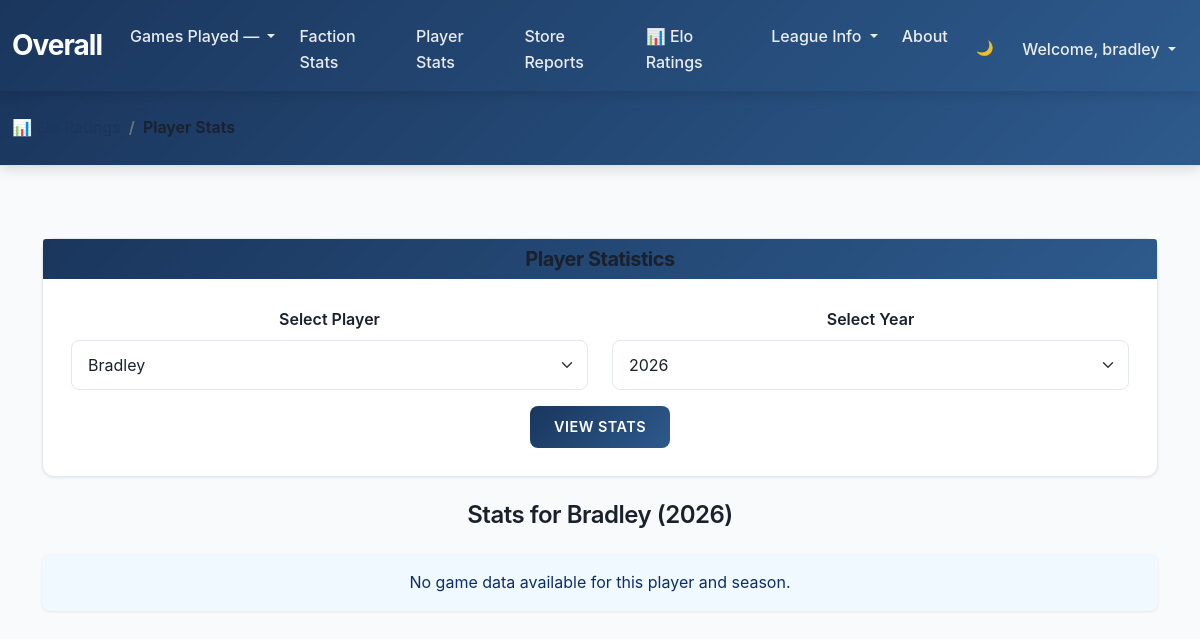
The page /playerstats (signed in) on the database as committed earlier.
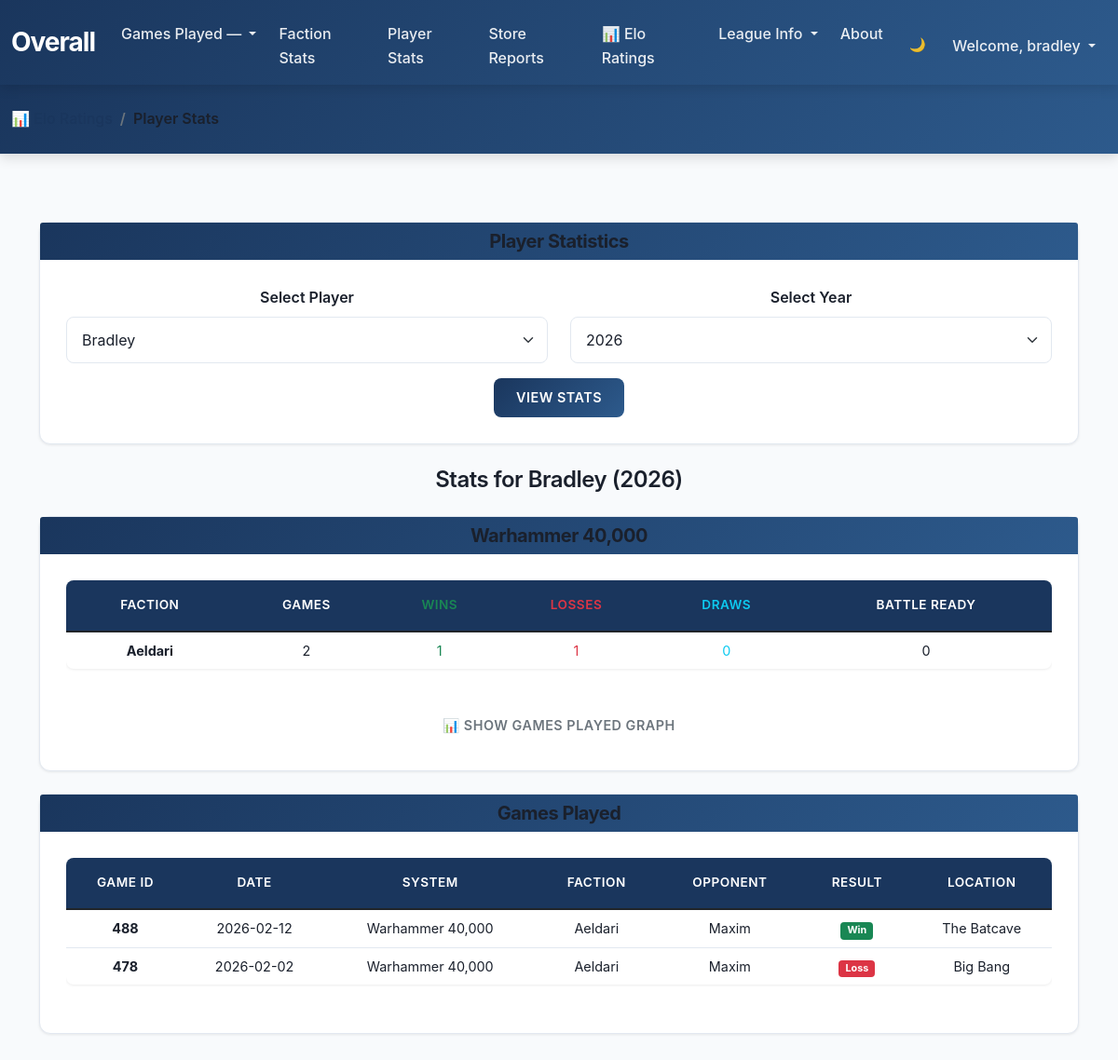
The same page on the database as committed later.
### tables this page shows
CREATE TABLE game_participants (
    game_id            INTEGER NOT NULL,
    player_id          INTEGER NOT NULL,        -- users.user_id
    faction_id         INTEGER,                 -- nullable for systems without factions or unknown
    result             TEXT NOT NULL CHECK (result IN ('win','loss','draw')),
    painting_battle_ready INTEGER NOT NULL DEFAULT 0, -- 0/1
    score_raw          INTEGER,                 -- optional VP or mission score
    PRIMARY KEY (game_id, player_id),
    FOREIGN KEY (game_id) REFERENCES games(game_id) ON DELETE CASCADE,
    FOREIGN KEY (player_id) REFERENCES users(user_id) ON DELETE CASCADE,
    FOREIGN KEY (faction_id) REFERENCES factions(faction_id) ON DELETE SET NULL
);

CREATE TABLE systems (
    system_id          INTEGER PRIMARY KEY,
    "system_code"               TEXT NOT NULL UNIQUE,    -- e.g., 'AOS', '40K', 'BB', 'KT', 'TC', 'VW', 'SCABZ', 'SG', 'OLD', 'HH', 'OW', 'HIST'
    "system_name"               TEXT NOT NULL,
    category           TEXT NOT NULL CHECK (category IN ('AOS','40k','skirmish','mass_battle'))
);

CREATE TABLE factions (
    faction_id         INTEGER PRIMARY KEY,
    system_id          INTEGER NOT NULL,
    "faction_name"               TEXT NOT NULL,
    UNIQUE (system_id, "faction_name"),
    FOREIGN KEY (system_id) REFERENCES systems(system_id) ON DELETE CASCADE
);

CREATE TABLE games (
    game_id INTEGER PRIMARY KEY AUTOINCREMENT,
    season_id INTEGER NOT NULL,
    system_id INTEGER NOT NULL,
    played_on TEXT NOT NULL,
    location_id INTEGER NULL,
    points_band TEXT NOT NULL,
    notes TEXT NULL,
    score INTEGER NULL,
    ignored INTEGER NULL,
    CONSTRAINT fk_location FOREIGN KEY (location_id) REFERENCES locations(location_id) ON UPDATE NO ACTION ON DELETE SET NULL,
    CONSTRAINT fk_system FOREIGN KEY (system_id) REFERENCES systems(system_id) ON UPDATE NO ACTION ON DELETE RESTRICT,
    CONSTRAINT fk_season FOREIGN KEY (season_id) REFERENCES seasons(season_id) ON UPDATE NO ACTION ON DELETE CASCADE
);

CREATE TABLE users (
    user_id        INTEGER PRIMARY KEY,
    email          TEXT NOT NULL UNIQUE,
    "user_name"   TEXT NOT NULL,
    password_hash  TEXT NOT NULL,
    is_active      INTEGER NOT NULL DEFAULT 1,
    created_at     TEXT NOT NULL DEFAULT (datetime('now'))
, "full_name" TEXT NOT NULL, "is_provisional" INTEGER NULL);

CREATE TABLE locations (
    location_id        INTEGER PRIMARY KEY,
    name               TEXT NOT NULL,           -- e.g., "Top Deck", "Musgrave Hall", "Local GT"
    location_type      TEXT NOT NULL CHECK (location_type IN ('store','other','tournament')),
    city               TEXT,                    -- e.g., "Durban"
    notes              TEXT
);

### routes/stats.py (the view)
@stats_bp.route("/playerstats", methods=["GET", "POST"])
@login_required
def playerstats():
    year = CURRENT_YEAR()
    user_id = session["user_id"]
    try:
        with sqlite3.connect('GPTLeague.db') as connection:
            connection.row_factory = sqlite3.Row
            cursor = connection.cursor()
            if request.method == "GET":
                player = user_id
                selected_year = year
            else:
                player = request.form.get("player", user_id)
                selected_year = request.form.get("year", year)
                if selected_year != 'All':
                    selected_year = int(selected_year)
            if selected_year != 'All':
                start_date, end_date = season(selected_year)
            else:
                start_date = '0000-01-01'
                end_date = cursor.execute("SELECT DATE('now')").fetchone()[0]
            users_results = cursor.execute("SELECT user_name,user_id FROM users").fetchall()
            active = cursor.execute("SELECT user_name,user_id FROM users WHERE user_id=?", (player,)).fetchone()
            current_user_info = cursor.execute("SELECT user_id, user_name FROM users WHERE user_id=?", (user_id,)).fetchone()
            my_overall = cursor.execute("""
                SELECT
                    u.user_id AS player_id,
                    u.user_name AS user_name,
                    g.system_id,
                    s.system_name,
                    CASE
                        WHEN gp.result = 'win' THEN 1
                        WHEN gp.result = 'loss' THEN 0
                        WHEN gp.result = 'draw' THEN 2
                    END AS result_code,
                    gp.faction_id AS faction,
                    f.faction_name,
                    gp.game_id,
                    gp.painting_battle_ready AS battle_ready
                FROM game_participants gp
                JOIN users u ON u.user_id = gp.player_id
                JOIN factions f ON f.faction_id = gp.faction_id
                JOIN games g ON g.game_id = gp.game_id
                JOIN systems s ON s.system_id = g.system_id
                WHERE gp.player_id = ? AND g.played_on BETWEEN ? AND ?
                ORDER BY s.system_name,f.faction_name
            """, (player, start_date, end_date)).fetchall()
            factions = {}
            for row in my_overall:
                system = row["system_name"]
                faction = row["faction_name"]
                if system not in factions:
                    factions[system] = {}
                if faction not in factions[system]:
                    factions[system][faction] = {
                        "games": 0, "wins": 0, "losses": 0, "draws": 0, "battle_ready": 0
                    }
                factions[system][faction]["games"] += 1
                if row["battle_ready"]:
                    factions[system][faction]["battle_ready"] += 1
                if row["result_code"] == 1:
                    factions[system][faction]["wins"] += 1
                elif row["result_code"] == 2:
                    factions[system][faction]["draws"] += 1
                elif row["result_code"] == 0:
                    factions[system][faction]["losses"] += 1
            graphs = {}
            for system, system_factions in factions.items():
                labels = list(system_factions.keys())
                values = [f["games"] for f in system_factions.values()]
                graph = go.Figure(data=[go.Pie(labels=labels, values=values)])
                graphs[system] = json.dumps(graph, cls=plotly.utils.PlotlyJSONEncoder)
            player_games = cursor.execute("""
                SELECT
                    g.game_id,
                    g.played_on,
                    gp.result,
                    gp.faction_id,
                    f.faction_name,
                    u2.user_name AS opponent_name,
                    l.name AS location,
                    s.system_name
                FROM games g
                JOIN game_participants gp ON g.game_id = gp.game_id
                LEFT JOIN game_participants gp2 ON g.game_id = gp2.game_id AND gp2.player_id != gp.player_id
                LEFT JOIN users u2 ON gp2.player_id = u2.user_id
                LEFT JOIN factions f ON gp.faction_id = f.faction_id
                LEFT JOIN locations l ON g.location_id = l.location_id
                JOIN systems s ON g.system_id = s.system_id
                WHERE gp.player_id = ? AND g.played_on BETWEEN ? AND ?
                ORDER BY g.played_on DESC
            """, (player, start_date, end_date)).fetchall()
            years_seasons = all_seasons()
            return render_template(
                "playerstats.html",
                factions=factions,
                users=users_results,
                active=active,
                graphs=graphs,
                years=years_seasons,
                selected_year=selected_year,
                player_games=player_games
            )
    except Exception as e:
        print(f"Error: {e}")
        flash('An error occurred loading player stats', 'warning')
        return apology("An error occurred loading player stats", 400)

### helpers.py (called while the page is built)
def login_required(f):
    @wraps(f)
    def decorated_function(*args, **kwargs):
        if session.get("user_id") is None:
            return redirect("/login")
        return f(*args, **kwargs)
    return decorated_function

def CURRENT_YEAR():
    try:
        with sqlite3.connect('GPTLeague.db') as connection:
            cursor = connection.cursor()
            year = cursor.execute("SELECT year FROM seasons ORDER BY year DESC LIMIT 1").fetchone()
            return year[0] if year else None
    except Exception as e:
        print(f"Error: {e}")
        return None

def season(year):
    try:
        with sqlite3.connect('GPTLeague.db') as connection:
            cursor = connection.cursor()
            season = cursor.execute("SELECT season_id,start_date,end_date FROM seasons WHERE year = ?", (year,)).fetchone()
            if season:
                start = season[1]
                end = season[2]
                return (start,end)
            else:
                return None
    except Exception as e:
        print(f"Error: {e}")
        return None

### templates/playerstats.html (shortened to what the changed rows need)
{% extends "layout.html" %}
{% block main %}
<div class="container mt-4">
    <div class="card mb-4">
        <div class="card-header bg-primary text-white">
        </div>
        <div class="card-body">
        </div>
    </div>
    {% if active %}
    <h3 class="mb-4">Stats for {{ active.user_name|title }} ({{ selected_year }})</h3>
    {% endif %}
    {% for system, system_factions in factions.items() %}
        <div class="card mb-4">
            <div class="card-header bg-secondary text-white">
                <h5 class="mb-0">{{ system }}</h5>
            </div>
            <div class="card-body">
                <div class="table-responsive">
                    <table class="table table-sm table-hover">
                        <thead class="table-light">
                            <tr>
                                <th>Faction</th>
                                <th class="text-center">Games</th>
                                <th class="text-center text-success">Wins</th>
                                <th class="text-center text-danger">Losses</th>
                                <th class="text-center text-info">Draws</th>
                                <th class="text-center">Battle Ready</th>
                            </tr>
                        </thead>
                        <tbody>
                            {% for faction, stats in system_factions.items() %}
                                <tr>
                                    <td><strong>{{ faction }}</strong></td>
                                    <td class="text-center">{{ stats.games }}</td>
                                    <td class="text-center text-success">{{ stats.wins }}</td>
                                    <td class="text-center text-danger">{{ stats.losses }}</td>
                                    <td class="text-center text-info">{{ stats.draws }}</td>
                                    <td class="text-center">{{ stats.battle_ready }}</td>
                                </tr>
                            {% endfor %}
                        </tbody>
                    </table>
                </div>
                <details class="mt-3">
                    <summary class="btn btn-sm btn-outline-secondary">📊 Show Games Played Graph</summary>
                </details>
            </div>
        </div>
    {% endfor %}
    {% if player_games %}
    <div class="card mb-4">
        <div class="card-header bg-dark text-white">
            <h5 class="mb-0">Games Played</h5>
        </div>
        <div class="card-body">
            <div class="table-responsive">
                <table class="table table-sm table-hover">
                    <thead class="table-light">
                        <tr>
                            <th>Game ID</th>
                            <th>Date</th>
                            <th>System</th>
                            <th>Faction</th>
                            <th>Opponent</th>
                            <th class="text-center">Result</th>
                            <th>Location</th>
                        </tr>
                    </thead>
                    <tbody>
                        {% for game in player_games %}
                        <tr>
                            <td><strong>{{ game.game_id }}</strong></td>
                            <td>{{ game.played_on[:10] }}</td>
                            <td>{{ game.system_name }}</td>
                            <td>{{ game.faction_name if game.faction_name else 'N/A' }}</td>
                            <td>{{ game.opponent_name|title if game.opponent_name else 'Unknown' }}</td>
                            <td class="text-center">
                                {% if game.result == 'win' %}
                                    <span class="badge bg-success">Win</span>
                                {% elif game.result == 'loss' %}
                                    <span class="badge bg-danger">Loss</span>
                                {% elif game.result == 'draw' %}
                                    <span class="badge bg-secondary">Draw</span>
                                {% endif %}
                            </td>
                            <td>{{ game.location if game.location else 'Unknown' }}</td>
                        </tr>
                        {% endfor %}
                    </tbody>
                </table>
            </div>
        </div>
    </div>
    {% endif %}
    {% if not factions %}
        <div class="alert alert-info mt-4">
            No game data available for this player and season.
        </div>
    {% endif %}
</div>
{% endblock %}

Rows that differ between the two databases and show on the page:
added game_participants: system_name "Warhammer 40,000", faction_name "Aeldari", games "2", wins "1", losses "1", draws "0", battle_ready "0", game_id "478", played_on "2026-02-02", opponent_name "Maxim", result "Loss", name "Big Bang"
added game_participants: game_id "488", played_on "2026-02-12", system_name "Warhammer 40,000", faction_name "Aeldari", opponent_name "Maxim", result "Win", name "The Batcave", shown under "Games Played"
Other text that changed with them:
text no longer shown: "No game data available for this player and season."
text now shown: "Games Played GAME ID DATE SYSTEM FACTION OPPONENT RESULT LOCATION"
